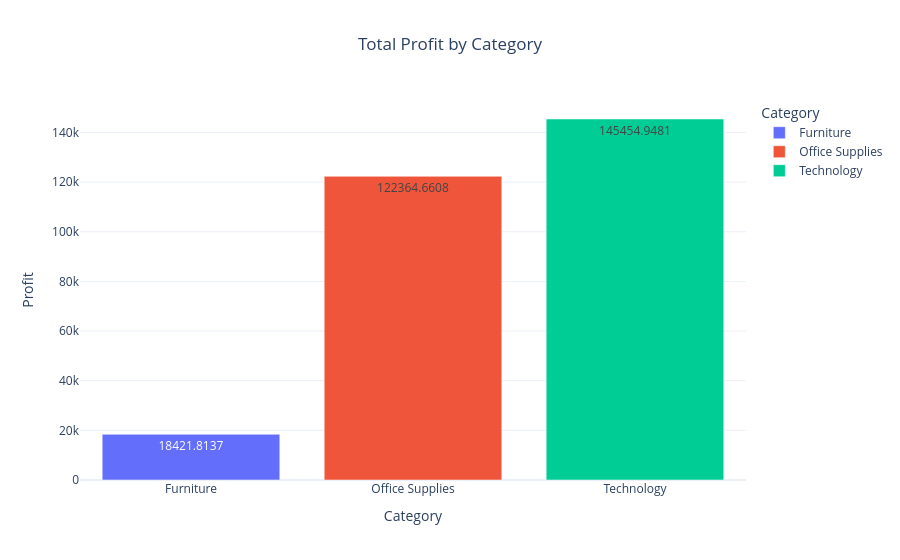

Notebook code cell kept with this figure:
### Markdown cell above
technology has the highest sales
office supplies has lowest in category

### Code cell
profit_category = df.groupby("Category")["Profit"].sum().reset_index()

fig = px.bar(
    profit_category,
    x="Category",
    y="Profit",
    color="Category",
    text="Profit",
    title="Total Profit by Category"
)

fig.update_layout(template="plotly_white", title_x=0.5)

fig.show()

### Figure 1 — Plotly figure (JSON) as saved in the notebook; plotly's stock layout.template omitted (floating-point values rounded to 4 significant figures)
{"data": [{"hovertemplate": "Category=%{x}<br>Profit=%{text}<extra></extra>", "legendgroup": "Furniture", "marker": {"color": "#636efa", "pattern": {"shape": ""}}, "name": "Furniture", "orientation": "v", "showlegend": true, "text": [18420.0], "textposition": "auto", "type": "bar", "x": ["Furniture"], "xaxis": "x", "y": [18420.0], "yaxis": "y"}, {"hovertemplate": "Category=%{x}<br>Profit=%{text}<extra></extra>", "legendgroup": "Office Supplies", "marker": {"color": "#EF553B", "pattern": {"shape": ""}}, "name": "Office Supplies", "orientation": "v", "showlegend": true, "text": [122400.0], "textposition": "auto", "type": "bar", "x": ["Office Supplies"], "xaxis": "x", "y": [122400.0], "yaxis": "y"}, {"hovertemplate": "Category=%{x}<br>Profit=%{text}<extra></extra>", "legendgroup": "Technology", "marker": {"color": "#00cc96", "pattern": {"shape": ""}}, "name": "Technology", "orientation": "v", "showlegend": true, "text": [145500.0], "textposition": "auto", "type": "bar", "x": ["Technology"], "xaxis": "x", "y": [145500.0], "yaxis": "y"}], "layout": {"barmode": "relative", "legend": {"title": {"text": "Category"}, "tracegroupgap": 0}, "title": {"text": "Total Profit by Category", "x": 0.5}, "xaxis": {"anchor": "y", "categoryarray": ["Furniture", "Office Supplies", "Technology"], "categoryorder": "array", "domain": [0, 1], "title": {"text": "Category"}}, "yaxis": {"anchor": "x", "domain": [0, 1], "title": {"text": "Profit"}}}}
